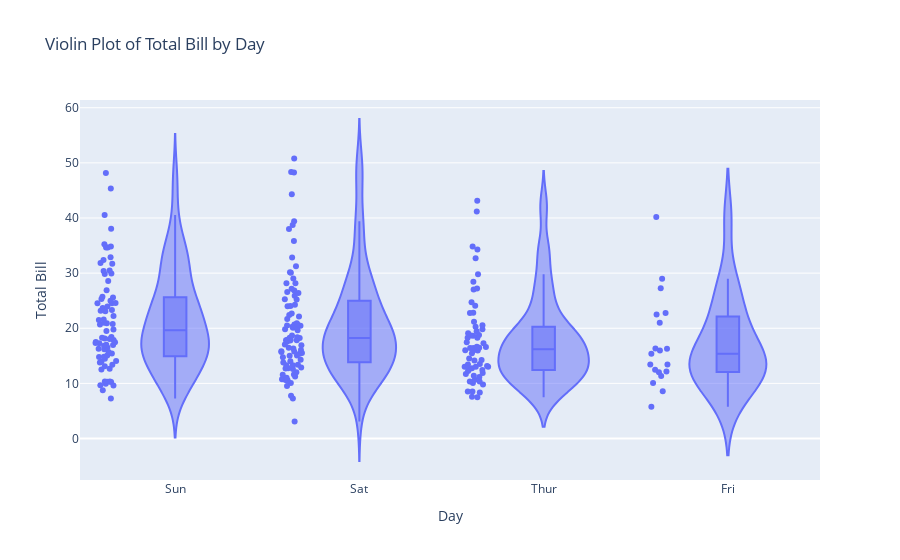

The notebook cell this image was saved under:
### Code cell
# Violin Plot: Distribution of total bills by day
fig9 = px.violin(df, x='day', y='total_bill', 
                 box=True, points="all", 
                 title="Violin Plot of Total Bill by Day", 
                 labels={'total_bill': 'Total Bill', 'day': 'Day'})
fig9.show()

### Figure 1 — Plotly figure (JSON) as saved in the notebook; plotly's stock layout.template omitted (floating-point values rounded to 4 significant figures; data arrays with more than 128 entries replaced by an {"elided": "..."} marker saying what was removed)
{"data": [{"alignmentgroup": "True", "box": {"visible": true}, "hovertemplate": "Day=%{x}<br>Total Bill=%{y}<extra></extra>", "legendgroup": "", "marker": {"color": "#636efa"}, "name": "", "offsetgroup": "", "orientation": "v", "points": "all", "scalegroup": "True", "showlegend": false, "type": "violin", "x": {"elided": "244 str values"}, "x0": " ", "xaxis": "x", "y": {"elided": "244 float values"}, "y0": " ", "yaxis": "y"}], "layout": {"legend": {"tracegroupgap": 0}, "title": {"text": "Violin Plot of Total Bill by Day"}, "violinmode": "group", "xaxis": {"anchor": "y", "domain": [0, 1], "title": {"text": "Day"}}, "yaxis": {"anchor": "x", "domain": [0, 1], "title": {"text": "Total Bill"}}}}
